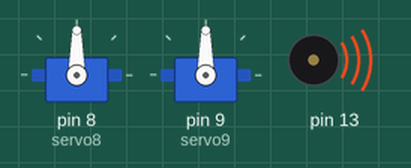
Bench run of a sketch on a simulated Arduino Uno, built with avr-gcc and run on an emulated ATmega328P. On the bench: 2 × servo, buzzer (waves = sounding).

Above: at 0.05 s.
At 0.35 s:
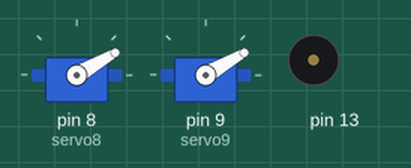
At 0.85 s:
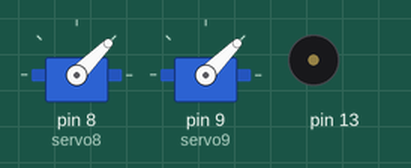
At 1.65 s:
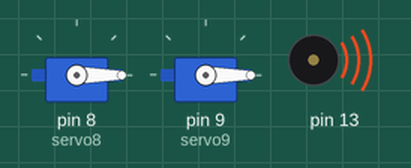
At 2.6 s:
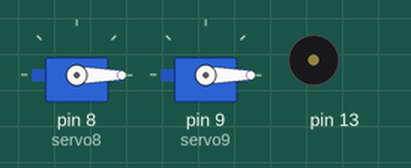
At 3.25 s:
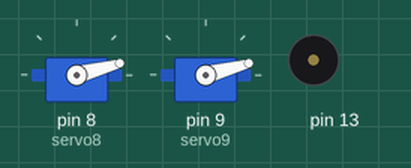
Timing chart, 0 to 3.8 s (numbered marks = the images above):
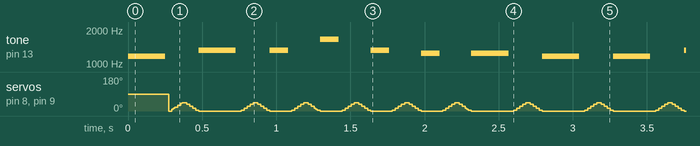

The sketch:

MusicalInstrument.ino
```cpp
#include "pitches.h"
#include <Servo.h>

Servo servo8;
Servo servo9;

int pos = 0;

int melody[] = {
  NOTE_D6, NOTE_E6, NOTE_E6, NOTE_GS6, NOTE_E6, NOTE_DS6, NOTE_DS6, NOTE_D6
};

int noteDurations[] = {
  4, 4, 8, 8, 8, 8, 4, 4
};

void setup() {
  servo8.attach(8);
  servo9.attach(9);
}

void loop() {
  for (int thisNote = 0; thisNote < 8; thisNote++) {
    int noteDuration = 1000 / noteDurations[thisNote];
    tone(13, melody[thisNote], noteDuration);

    int pauseBetweenNotes = noteDuration * 1.10;
    delay(pauseBetweenNotes);
    noTone(13);

    for (pos = 0; pos <= 45; pos += 5) {
      servo8.write(pos);
      servo9.write(pos);
      delay(10);
    }
    for (pos = 45; pos >= 0; pos -= 5) {
      servo8.write(pos);
      servo9.write(pos);
      delay(10);
    }
  }
}
```

Measured:
- by itself, tone on pin 13: repeats every 3.3 s: silent 0.23 s, 1319 Hz 0.25 s, silent 0.23 s, 1319 Hz 0.13 s, silent 0.22 s, 1661 Hz 0.13 s, silent 0.22 s, 1319 Hz 0.13 s, silent 0.22 s, 1245 Hz 0.13 s, silent 0.22 s, 1245 Hz 0.25 s, 2 × (silent 0.23 s, 1175 Hz 0.25 s)
